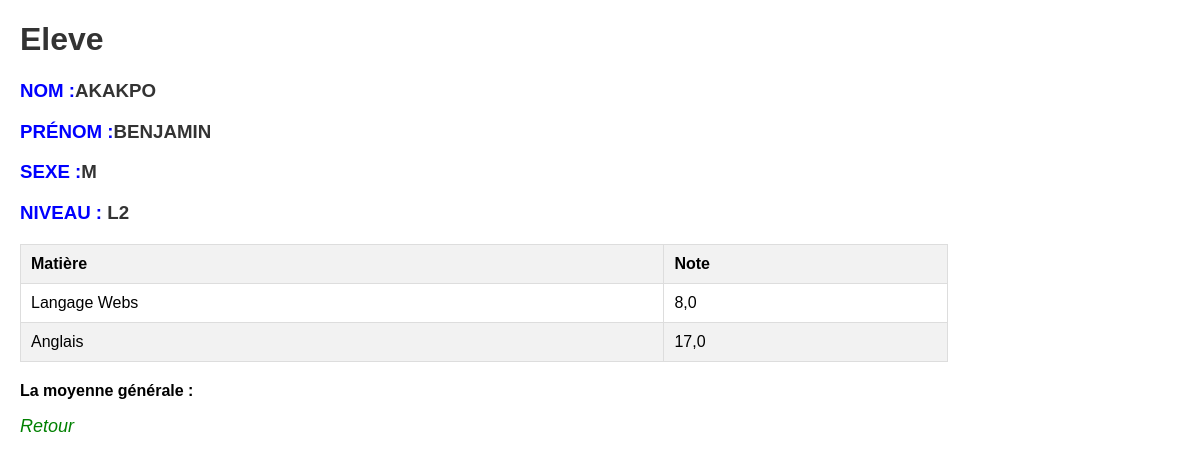
Screenshot of /notes/eleves/54/ with the database file from the repository.
### Notes/models.py (models this page shows, shortened)
class Personne(models.Model):
    nom = models.CharField(max_length=50)
    prenom = models.CharField(max_length=50)
    sexe = models.CharField(choices=[("M", "Masculin"),("F","Féminin")],  max_length=50)
    date_naissance = models.DateField()
    class Meta:
        abstract = True

class Eleve(Personne):
    id_eleve = models.IntegerField(primary_key=True)
    niveau = models.ForeignKey(Niveau, on_delete=models.CASCADE)
    class Meta:
        verbose_name_plural = "Elèves"

class Niveau(models.Model):
    nom = models.CharField(max_length=2 , unique=True)
    matiere = models.ManyToManyField(Matiere)
    class Meta:
        verbose_name_plural = "Niveaux"

class Note(models.Model):
    valeur = models.FloatField(null=True)
    eleve =models.ForeignKey(Eleve, on_delete=models.CASCADE)
    matiere= models.ForeignKey(Matiere, on_delete=models.CASCADE)
    class Meta:
        verbose_name_plural = "Notes"

class Matiere(models.Model):
    nom = models.CharField(max_length=50, unique=True)
    enseignant= models.ForeignKey(Enseignant, on_delete=models.CASCADE)
    class Meta:
        verbose_name_plural = "Matières"

### Notes/views.py (the view)
# urls.py: path('eleves/<int:eleve_id>/', views.eleve, name='eleve'),
def eleve(request, eleve_id):
    eleve = get_object_or_404(Eleve, pk=eleve_id)
    notes = Note.objects.filter(eleve=eleve)
    context ={'eleve': eleve, 'notes': notes}
    return render(request, 'notes/detail_eleve.html', context)

### Notes/templates/notes/detail_eleve.html (shortened to what this page needs)
<!DOCTYPE html>
<html>
<head>
</head>
<body>
    <h1>Eleve </h1>
    <h3>Nom :<span>{{ eleve.nom }}</span> </h3>
    <h3>Prénom :<span>{{ eleve.prenom }}</span> </h3>
    <h3>Sexe :<span>{{ eleve.sexe }}</span> </h3>
    <h3>Niveau : <span>{{ eleve.niveau.nom }}</span></h3>
    <table class="table">
        <thead>
            <tr>
                <th>Matière</th>
                <th>Note</th>
            </tr>
        </thead>
        <tbody>
            {% for note in notes %}
            <tr>
                <td>{{ note.matiere.nom }}</td>
                <td>{{ note.valeur }}</td>
            </tr>
            {% endfor %}
        </tbody>
    </table>
    <p>La moyenne générale : </p>
    <a href="{% url 'notes:eleves'%}">Retour</a>
</body>
</html>

### Notes/templates/notes/detail_eleve.html (style rules this page uses)
body { font-family: Arial, sans-serif; margin: 20px; }
h1 { color: #333; text-decoration:uppercase; }
h3 { text-decoration: uppercase; color: blue; text-transform: uppercase; }
table { border-collapse: collapse; width: 80%; margin: 20px 0; }
table, th, td { border: 1px solid #ddd; }
th, td { padding: 10px; text-align: left; }
th { background-color: #f2f2f2; }
tr:nth-child(even) { background-color: #f2f2f2; }
tr:nth-child(odd) { background-color: #fff; }
p { margin-top: 20px; font-weight: bold; }
a { text-decoration: none; color: green; font-weight: 200; font-style: italic; font-size: 18px; }
span { color: #333; }

### rows the page displays
Eleve: nom "AKAKPO", prenom "BENJAMIN", sexe "M", niveau.nom "L2"
Note: matiere.nom "Langage Webs", valeur "8,0"
Note: matiere.nom "Anglais", valeur "17,0"
